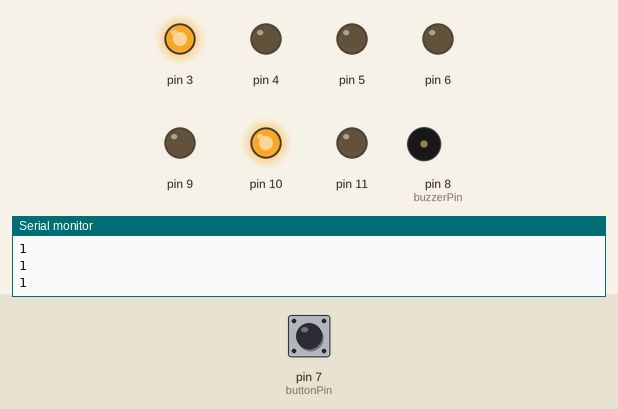
Recording of a sketch running on a simulated Arduino Uno, built with avr-gcc and run on an emulated ATmega328P. Parts: output pins drawn as LEDs (lit = HIGH), buzzer (waves = sounding, pin HIGH), the last lines printed to the serial monitor. The inputs (shaded band) are chosen by the test bench; at power-on: pin 7 (buttonPin) HIGH.

Above: at 1.2 s.
1.3 s: pin 7 (buttonPin) pulled LOW for 0.15 s
At 2.7 s:
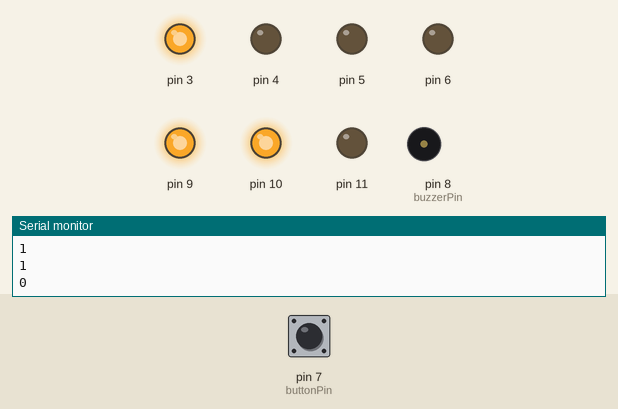
At 5.0 s:
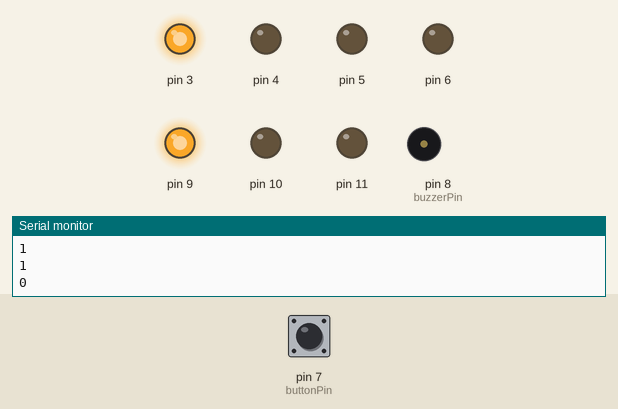
Timing chart, 0 to 17.3 s (numbered marks = the images above; inputs shaded):
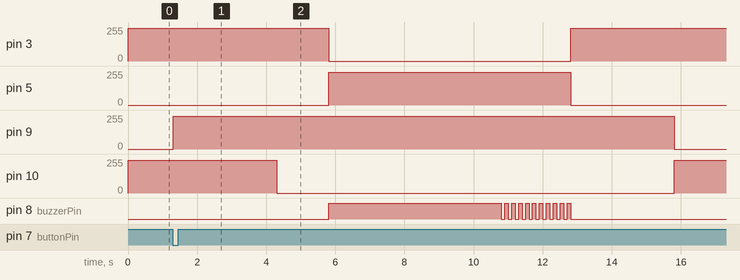

The sketch:

E1.ino
```cpp
int red = 3;
int green = 5;
int blue = 6;
int buttonPin = 7;
int buzzerPin = 8;
int vehicleRed = 9;
int vehicleBlue = 11;
int vehicleGreen = 10;
int vehicleLED[] = {vehicleRed, vehicleGreen, vehicleBlue};
int pedestrianLED[] = {red, green, blue};
unsigned int yellowColor[] = {245,245,0};
unsigned int redColor[] = {245,0,0};
unsigned int greenColor[] = {0,245,0};
int numberOfVehicleLedPins = sizeof(vehicleLED)/sizeof(vehicleLED[0]);
int numberOfPedestrianLedPins = sizeof(pedestrianLED)/sizeof(pedestrianLED[0]);


void setup() {
  Serial.begin(9600);
  pinMode(3, OUTPUT);
  pinMode(4, OUTPUT);
  pinMode(5, OUTPUT);
  pinMode(buzzerPin, OUTPUT);
  pinMode(buttonPin, INPUT_PULLUP);
  lightLed(pedestrianLED, redColor, numberOfPedestrianLedPins);
  lightLed(vehicleLED, greenColor, numberOfVehicleLedPins);
//  digitalWrite(red,HIGH);
//  digitalWrite(vehicleGreen, HIGH);
}

void loop() {
  int buttonState = digitalRead(buttonPin);
  Serial.println(buttonState);
  if (buttonState == LOW) {
    vehicleSwitchRed();
    pedestrianSwitchGreen();
    signalReset();
  }
  if (buttonState == HIGH) {
    digitalWrite(buzzerPin, LOW);
    lightLed(pedestrianLED,redColor, numberOfPedestrianLedPins);
  }
}

void vehicleSwitchRed(){
  lightLed(vehicleLED, yellowColor, numberOfVehicleLedPins);
  delay(3000);
  lightLed(vehicleLED, redColor, numberOfVehicleLedPins);
}

void pedestrianSwitchGreen(){
    delay(1500);
    digitalWrite(buzzerPin,HIGH);
  	lightLed(pedestrianLED, greenColor, numberOfPedestrianLedPins);
    delay(5000);
    for (int i=0;i<10;i++){
      digitalWrite(buzzerPin,LOW);
      delay(100);
      digitalWrite(buzzerPin,HIGH);
      delay(100);
    }
  	digitalWrite(buzzerPin, LOW);

}

void signalReset(){
  lightLed(pedestrianLED, redColor, numberOfPedestrianLedPins);
  delay(3000);
  lightLed(vehicleLED, greenColor, numberOfVehicleLedPins);
}

void lightLed(int rgbPins[], unsigned int rgbValues[], int numberOfPins){
  for(int i=0; i<numberOfPins; i++){
  	analogWrite(rgbPins[i],rgbValues[i]);
  }
}
```

Measured:
- after the input at 1.3 s, pin 3: 245/255 → 0/255 after 4.5 s, → 245/255 7.0 s later; pin 5: 0/255 → 245/255 after 4.5 s, → 0/255 7.0 s later
